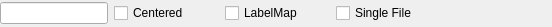
<?xml version="1.0" encoding="UTF-8"?>
<ui version="4.0">
 <class>qSlicerAstroVolumeIOOptionsWidget</class>
 <widget class="qSlicerWidget" name="qSlicerAstroVolumeIOOptionsWidget">
  <property name="geometry">
   <rect>
    <x>0</x>
    <y>0</y>
    <width>552</width>
    <height>27</height>
   </rect>
  </property>
  <property name="windowTitle">
   <string>Volume Options</string>
  </property>
  <layout class="QHBoxLayout" name="horizontalLayout">
   <property name="margin">
    <number>0</number>
   </property>
   <item>
    <widget class="QLineEdit" name="NameLineEdit">
     <property name="sizePolicy">
      <sizepolicy hsizetype="Minimum" vsizetype="Fixed">
       <horstretch>0</horstretch>
       <verstretch>0</verstretch>
      </sizepolicy>
     </property>
    </widget>
   </item>
   <item>
    <widget class="QCheckBox" name="CenteredCheckBox">
     <property name="text">
      <string>Centered</string>
     </property>
    </widget>
   </item>
   <item>
    <widget class="QCheckBox" name="LabelMapCheckBox">
     <property name="text">
      <string>LabelMap</string>
     </property>
    </widget>
   </item>
   <item>
    <widget class="QCheckBox" name="SingleFileCheckBox">
     <property name="text">
      <string>Single File</string>
     </property>
    </widget>
   </item>
   <item>
    <widget class="qMRMLColorTableComboBox" name="ColorTableComboBox">
     <property name="enabled">
      <bool>true</bool>
     </property>
     <property name="sizePolicy">
      <sizepolicy hsizetype="Minimum" vsizetype="Fixed">
       <horstretch>0</horstretch>
       <verstretch>0</verstretch>
      </sizepolicy>
     </property>
     <property name="toolTip">
      <string>Color table node used to display this volume.</string>
     </property>
     <property name="addEnabled">
      <bool>false</bool>
     </property>
     <property name="removeEnabled">
      <bool>false</bool>
     </property>
    </widget>
   </item>
  </layout>
 </widget>
 <customwidgets>
  <customwidget>
   <class>qMRMLColorTableComboBox</class>
   <extends>qMRMLNodeComboBox</extends>
   <header>qMRMLColorTableComboBox.h</header>
  </customwidget>
  <customwidget>
   <class>qMRMLNodeComboBox</class>
   <extends>QWidget</extends>
   <header>qMRMLNodeComboBox.h</header>
  </customwidget>
  <customwidget>
   <class>qSlicerWidget</class>
   <extends>QWidget</extends>
   <header>qSlicerWidget.h</header>
   <container>1</container>
  </customwidget>
 </customwidgets>
 <resources/>
 <connections>
  <connection>
   <sender>qSlicerAstroVolumeIOOptionsWidget</sender>
   <signal>mrmlSceneChanged(vtkMRMLScene*)</signal>
   <receiver>ColorTableComboBox</receiver>
   <slot>setMRMLScene(vtkMRMLScene*)</slot>
   <hints>
    <hint type="sourcelabel">
     <x>275</x>
     <y>13</y>
    </hint>
    <hint type="destinationlabel">
     <x>507</x>
     <y>13</y>
    </hint>
   </hints>
  </connection>
 </connections>
</ui>
